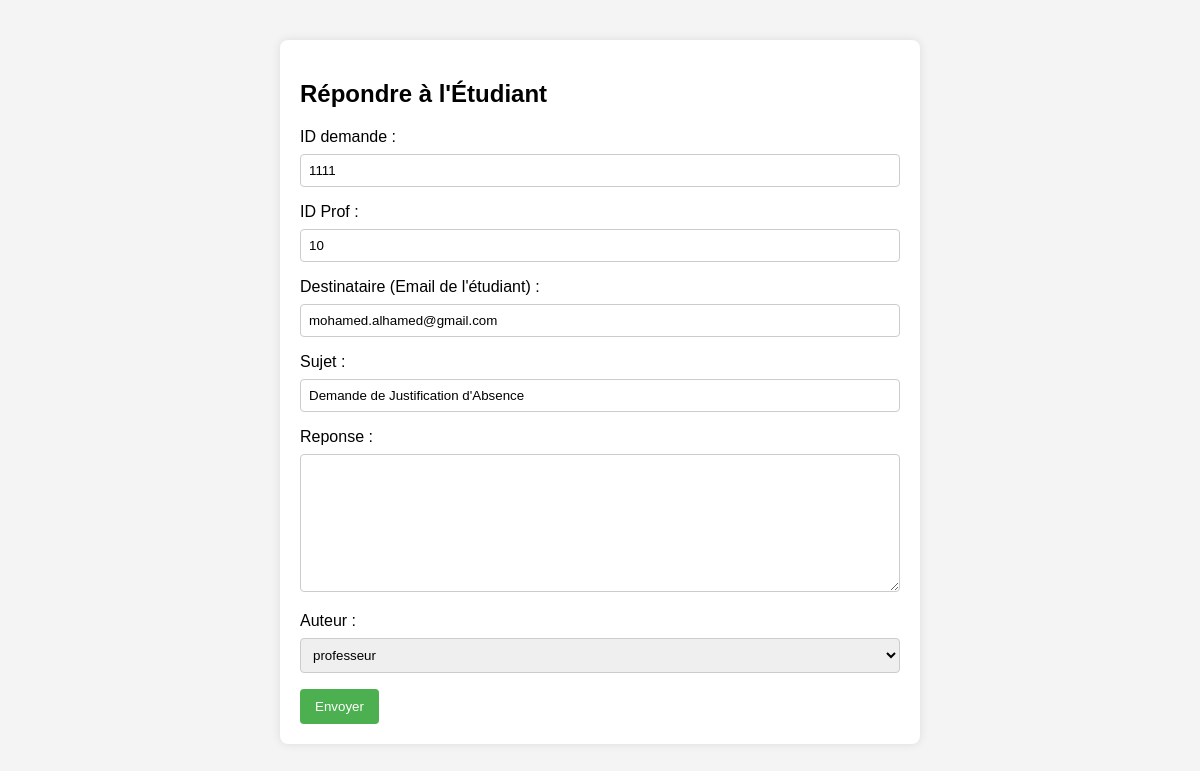
Page /reponseProfChef.php?id=1111 on the committed database.
### tables this page shows
CREATE TABLE `demandes` (
  `object` char(50) DEFAULT NULL,
  `demande_text` text DEFAULT NULL,
  `id_demande` int(11) NOT NULL,
  `id_prof` int(11) DEFAULT NULL,
  `nom_filiere` char(30) DEFAULT NULL,
  `email_insti` varchar(255) DEFAULT NULL,
  `dest` varchar(50) DEFAULT NULL
);

### reponseProfChef.php (the view, shortened to what this page needs)
        <?php
include("conn.php");
$id = $email = "";
if(isset($_GET['id'])){
  $id = $_GET['id'];
  $sql = "SELECT * FROM demandes WHERE id_demande ='$id'";
  $query = mysqli_query($conn, $sql);
  $row = mysqli_fetch_assoc($query);
  $id = $row['id_demande'];
  $sujet = $row['object'];
  $email = $row['email_insti'];
  $id_prof = $row['id_prof'];
}
?>
<!DOCTYPE html>
<html lang="en">
<head>
</head>
<body>
    <div class="container">
        <h2>Répondre à l'Étudiant</h2>
        <form action="" method="post">
           <label for="sujet">ID demande :</label>
            <input type="text" id="id_demande" name="demande" value="<?php if(isset($_GET['id'])){
        echo $id;
      } ?>" required>
            <label for="">ID Prof :</label>
            <input type="text" id="id_prof" name="prof" value="<?php if(isset($_GET['id'])){ echo $id_prof; } ?>" required>
            <label for="destinataire">Destinataire (Email de l'étudiant) :</label>
            <input type="email" id="destinataire" name="destinataire" value="<?php  if(isset($_GET['id'])){
        echo $email;
      } ?>" required>
            <label for="sujet">Sujet :</label>
            <input type="text" id="sujet" name="sujet" value="<?php  if(isset($_GET['id'])){
        echo $sujet;
      }   ?>" required>
            <label for="message">Reponse :</label>
            <textarea id="message" name="reponse" rows="8" required></textarea>
            <label for="">Auteur :</label>
        <select id="" name="auteur" required>
            <option value="professeur" >professeur</option>
        </select>
            <button type="submit" name="btn">Envoyer</button>
        </form>
    </div>
</body>
</html>

### reponseProfChef.php (style rules this page uses)
body { font-family: Arial, sans-serif; margin: 20px; padding: 20px; background-color: #f4f4f4; }
.container { max-width: 600px; margin: 0 auto; background-color: #fff; padding: 20px; border-radius: 8px; box-shadow: 0 0 10px rgba(0, 0, 0, 0.1); }
label { display: block; margin-bottom: 8px; }
input, select,textarea { width: 100%; padding: 8px; margin-bottom: 16px; border: 1px solid #ccc; border-radius: 4px; box-sizing: border-box; }
button { background-color: #4caf50; color: #fff; padding: 10px 15px; border: none; border-radius: 4px; cursor: pointer; }

### rows in the picture
demandes: demande "1111", prof "10", destinataire "mohamed.alhamed@gmail.com", sujet "Demande de Justification d'Absence"
